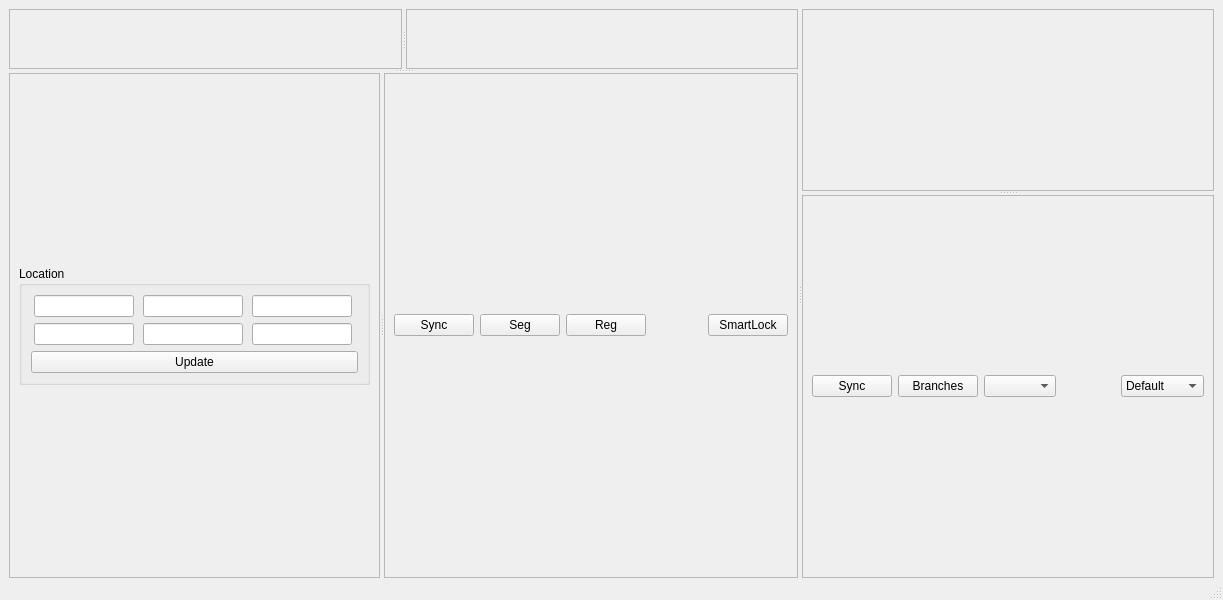
<?xml version="1.0" encoding="UTF-8"?>
<ui version="4.0">
 <class>MainWindow</class>
 <widget class="QMainWindow" name="MainWindow">
  <property name="geometry">
   <rect>
    <x>0</x>
    <y>0</y>
    <width>1223</width>
    <height>600</height>
   </rect>
  </property>
  <property name="sizePolicy">
   <sizepolicy hsizetype="Preferred" vsizetype="Preferred">
    <horstretch>0</horstretch>
    <verstretch>0</verstretch>
   </sizepolicy>
  </property>
  <property name="windowTitle">
   <string>MainWindow</string>
  </property>
  <widget class="QWidget" name="centralwidget">
   <layout class="QVBoxLayout" name="verticalLayout_13">
    <property name="bottomMargin">
     <number>0</number>
    </property>
    <item>
     <widget class="QSplitter" name="splitter_5">
      <property name="orientation">
       <enum>Qt::Horizontal</enum>
      </property>
      <widget class="QSplitter" name="splitter_4">
       <property name="orientation">
        <enum>Qt::Vertical</enum>
       </property>
       <widget class="QSplitter" name="splitter_2">
        <property name="orientation">
         <enum>Qt::Horizontal</enum>
        </property>
        <widget class="QFrame" name="misAlignmentFrame">
         <property name="sizePolicy">
          <sizepolicy hsizetype="Minimum" vsizetype="Preferred">
           <horstretch>0</horstretch>
           <verstretch>0</verstretch>
          </sizepolicy>
         </property>
         <property name="frameShape">
          <enum>QFrame::StyledPanel</enum>
         </property>
         <property name="frameShadow">
          <enum>QFrame::Raised</enum>
         </property>
         <layout class="QVBoxLayout" name="verticalLayout"/>
        </widget>
        <widget class="QFrame" name="frame_2">
         <property name="frameShape">
          <enum>QFrame::StyledPanel</enum>
         </property>
         <property name="frameShadow">
          <enum>QFrame::Raised</enum>
         </property>
         <layout class="QVBoxLayout" name="layoutUS0"/>
        </widget>
       </widget>
       <widget class="QSplitter" name="splitter_3">
        <property name="orientation">
         <enum>Qt::Horizontal</enum>
        </property>
        <widget class="QFrame" name="frame_6">
         <property name="sizePolicy">
          <sizepolicy hsizetype="Minimum" vsizetype="Preferred">
           <horstretch>0</horstretch>
           <verstretch>0</verstretch>
          </sizepolicy>
         </property>
         <property name="frameShape">
          <enum>QFrame::StyledPanel</enum>
         </property>
         <property name="frameShadow">
          <enum>QFrame::Raised</enum>
         </property>
         <layout class="QVBoxLayout" name="verticalLayout_11">
          <item>
           <spacer name="verticalSpacer_3">
            <property name="orientation">
             <enum>Qt::Vertical</enum>
            </property>
            <property name="sizeHint" stdset="0">
             <size>
              <width>20</width>
              <height>14</height>
             </size>
            </property>
           </spacer>
          </item>
          <item>
           <widget class="QGroupBox" name="groupBox">
            <property name="title">
             <string>Location</string>
            </property>
            <layout class="QVBoxLayout" name="verticalLayout_2">
             <item>
              <layout class="QHBoxLayout" name="horizontalLayout">
               <item>
                <widget class="QLineEdit" name="originX">
                 <property name="maximumSize">
                  <size>
                   <width>100</width>
                   <height>16777215</height>
                  </size>
                 </property>
                </widget>
               </item>
               <item>
                <widget class="QLineEdit" name="originY">
                 <property name="maximumSize">
                  <size>
                   <width>100</width>
                   <height>16777215</height>
                  </size>
                 </property>
                </widget>
               </item>
               <item>
                <widget class="QLineEdit" name="originZ">
                 <property name="maximumSize">
                  <size>
                   <width>100</width>
                   <height>16777215</height>
                  </size>
                 </property>
                </widget>
               </item>
              </layout>
             </item>
             <item>
              <layout class="QHBoxLayout" name="horizontalLayout_2">
               <item>
                <widget class="QLineEdit" name="normX">
                 <property name="maximumSize">
                  <size>
                   <width>100</width>
                   <height>16777215</height>
                  </size>
                 </property>
                </widget>
               </item>
               <item>
                <widget class="QLineEdit" name="normY">
                 <property name="maximumSize">
                  <size>
                   <width>100</width>
                   <height>16777215</height>
                  </size>
                 </property>
                </widget>
               </item>
               <item>
                <widget class="QLineEdit" name="normZ">
                 <property name="maximumSize">
                  <size>
                   <width>100</width>
                   <height>16777215</height>
                  </size>
                 </property>
                </widget>
               </item>
              </layout>
             </item>
             <item>
              <widget class="QPushButton" name="btnPos">
               <property name="text">
                <string>Update</string>
               </property>
              </widget>
             </item>
            </layout>
           </widget>
          </item>
          <item>
           <spacer name="verticalSpacer_4">
            <property name="orientation">
             <enum>Qt::Vertical</enum>
            </property>
            <property name="sizeHint" stdset="0">
             <size>
              <width>20</width>
              <height>14</height>
             </size>
            </property>
           </spacer>
          </item>
         </layout>
        </widget>
        <widget class="QFrame" name="frame_4">
         <property name="frameShape">
          <enum>QFrame::StyledPanel</enum>
         </property>
         <property name="frameShadow">
          <enum>QFrame::Raised</enum>
         </property>
         <layout class="QVBoxLayout" name="layoutUS1">
          <item>
           <layout class="QHBoxLayout" name="horizontalLayout_3">
            <item>
             <widget class="QPushButton" name="btnSyncUSCT">
              <property name="text">
               <string>Sync</string>
              </property>
              <property name="checkable">
               <bool>true</bool>
              </property>
             </widget>
            </item>
            <item>
             <widget class="QPushButton" name="btnSeg">
              <property name="text">
               <string>Seg</string>
              </property>
             </widget>
            </item>
            <item>
             <widget class="QPushButton" name="btnReg">
              <property name="text">
               <string>Reg</string>
              </property>
             </widget>
            </item>
            <item>
             <spacer name="horizontalSpacer_5">
              <property name="orientation">
               <enum>Qt::Horizontal</enum>
              </property>
              <property name="sizeHint" stdset="0">
               <size>
                <width>40</width>
                <height>20</height>
               </size>
              </property>
             </spacer>
            </item>
            <item>
             <widget class="QPushButton" name="pushButton_16">
              <property name="text">
               <string>SmartLock</string>
              </property>
             </widget>
            </item>
           </layout>
          </item>
         </layout>
        </widget>
       </widget>
      </widget>
      <widget class="QSplitter" name="splitter">
       <property name="orientation">
        <enum>Qt::Vertical</enum>
       </property>
       <widget class="QFrame" name="frame_5">
        <property name="frameShape">
         <enum>QFrame::StyledPanel</enum>
        </property>
        <property name="frameShadow">
         <enum>QFrame::Raised</enum>
        </property>
        <layout class="QVBoxLayout" name="layout3D"/>
       </widget>
       <widget class="QFrame" name="frame_3">
        <property name="frameShape">
         <enum>QFrame::StyledPanel</enum>
        </property>
        <property name="frameShadow">
         <enum>QFrame::Raised</enum>
        </property>
        <layout class="QVBoxLayout" name="layoutCT">
         <item>
          <layout class="QHBoxLayout" name="horzSyncLayout">
           <item>
            <widget class="QPushButton" name="btnSyncCTUS">
             <property name="text">
              <string>Sync</string>
             </property>
             <property name="checkable">
              <bool>true</bool>
             </property>
            </widget>
           </item>
           <item>
            <widget class="QPushButton" name="btnBranches">
             <property name="text">
              <string>Branches</string>
             </property>
             <property name="checkable">
              <bool>true</bool>
             </property>
            </widget>
           </item>
           <item>
            <widget class="QComboBox" name="cboxBranches"/>
           </item>
           <item>
            <spacer name="horizontalSpacer_4">
             <property name="orientation">
              <enum>Qt::Horizontal</enum>
             </property>
             <property name="sizeHint" stdset="0">
              <size>
               <width>40</width>
               <height>20</height>
              </size>
             </property>
            </spacer>
           </item>
           <item>
            <widget class="QComboBox" name="cboxPreset">
             <item>
              <property name="text">
               <string>Default</string>
              </property>
             </item>
             <item>
              <property name="text">
               <string>CT - Liver</string>
              </property>
             </item>
            </widget>
           </item>
          </layout>
         </item>
        </layout>
       </widget>
      </widget>
     </widget>
    </item>
   </layout>
  </widget>
  <widget class="QMenuBar" name="menubar">
   <property name="geometry">
    <rect>
     <x>0</x>
     <y>0</y>
     <width>1223</width>
     <height>26</height>
    </rect>
   </property>
  </widget>
  <widget class="QStatusBar" name="statusbar"/>
 </widget>
 <resources/>
 <connections/>
</ui>
